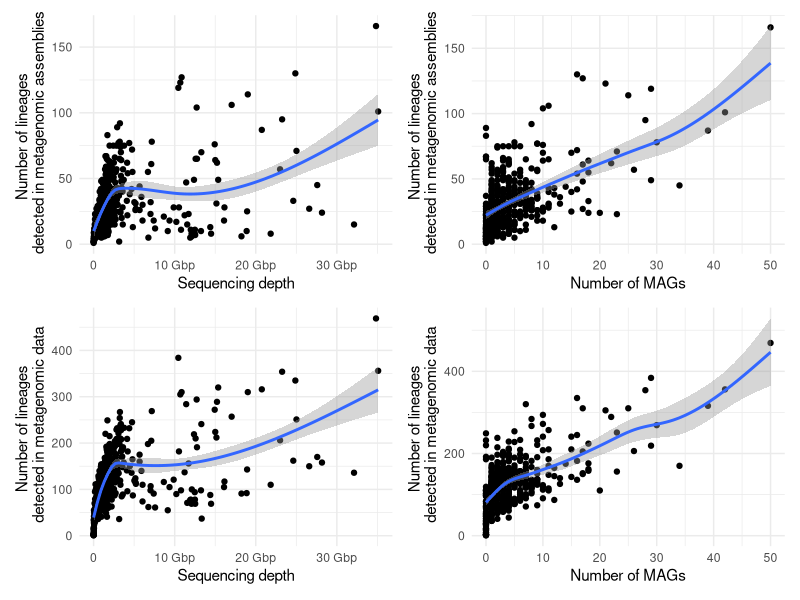
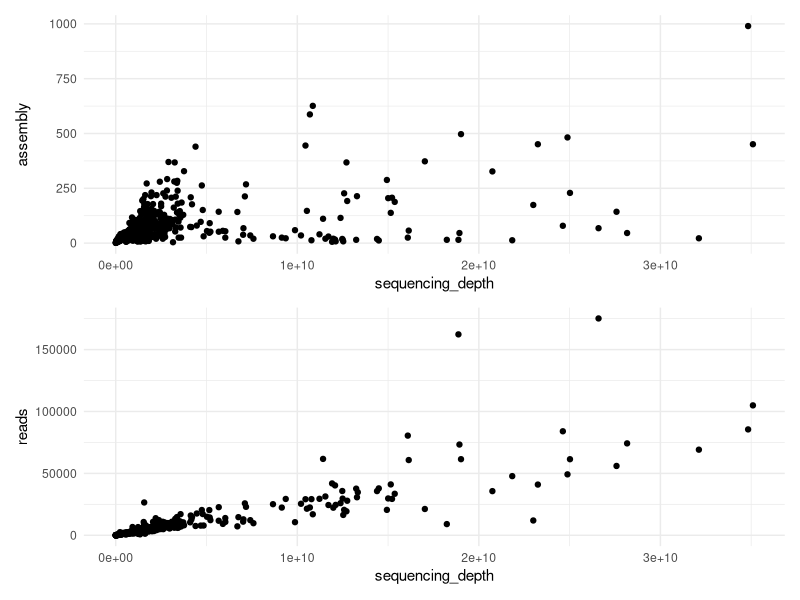
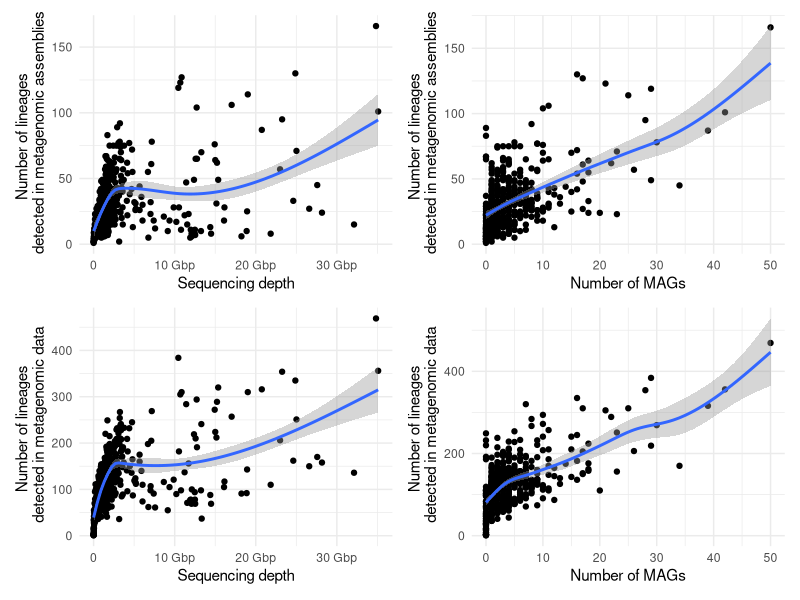

R code for these plots, in order: (Note: this script raises an error after producing the figures.)
# processing metaxa output
library(tidyverse)
library(stringr)
library(patchwork)
library(pbapply)

matrix_level5<-read.delim("analysis/03_metagenome_reanalysis/metaxa_level_5_combined.txt")
bp<-read.delim("analysis/03_metagenome_reanalysis/bp_report.txt",header=F,col.names=c("metagenome","sequencing_depth"))

#modify the matrix
matrix_level5_long<-matrix_level5 %>% pivot_longer(-Taxa,names_to="sample",values_to="abundance") %>%
  group_by(sample,Taxa) %>% summarize(abundance=sum(abundance)) %>%
  separate(sample,into=c("type","metagenome"),sep="_") %>% mutate(occurrence=ifelse(abundance>0,1,0))


#get most common lineages in assemblies and reads
occ_assembly_level5<-matrix_level5_long %>% filter(type=="assembly")  %>%
  group_by(Taxa) %>% summarize(total_occ=sum(occurrence)) %>% filter(total_occ>0) %>% arrange(desc(total_occ))

occ_reads_level5<-matrix_level5_long %>% filter(type=="reads") %>% mutate(occurrence=ifelse(abundance>0,1,0)) %>%
  group_by(Taxa) %>% summarize(total_occ=sum(occurrence))%>% filter(total_occ>0) %>% arrange(desc(total_occ))

#save the tables
write.table(occ_assembly_level5,"analysis/03_metagenome_reanalysis/occurrence_assembly_metaxa_level5.tsv",sep="\t",quote = F, row.names = F)

write.table(occ_reads_level5,"analysis/03_metagenome_reanalysis/occurrence_reads_metaxa_level5.tsv",sep="\t",quote = F, row.names = F)


#filter
matrix_level5_long_filtered<-matrix_level5_long%>% 
  filter(!grepl('Chloroplast', Taxa)) %>% filter(!grepl('Mitochondria', Taxa)) %>% #removed chloroplasts and mitochondria
  filter(!grepl('Archaea', Taxa)) #removed Archaea sequences which are usually misassigned eukaryotes


#count number of different level5 annotations
lineage_count<-matrix_level5_long_filtered %>% group_by(type,metagenome) %>% filter(abundance>0) %>%
  summarize(n=n()) %>% arrange(desc(n)) %>% pivot_wider(names_from=type,values_from=n) %>%
  left_join(bp)
  
a<-ggplot(lineage_count,aes(x=sequencing_depth,y=assembly)) +
  geom_point()+theme_minimal()+xlab("Sequencing depth")+
  scale_x_continuous(breaks=c(0,10000000000,20000000000,30000000000),labels=c("0","10 Gbp","20 Gbp","30 Gbp"))+
  ylab("Number of lineages \n detected in metagenomic assemblies")+
  geom_smooth(method='gam', formula= y~s(x,bs = "cs"))

r<-ggplot(lineage_count,aes(x=sequencing_depth,y=reads)) +
  geom_point()+theme_minimal()+xlab("Sequencing depth")+
  scale_x_continuous(breaks=c(0,10000000000,20000000000,30000000000),labels=c("0","10 Gbp","20 Gbp","30 Gbp"))+
  ylab("Number of lineages \n detected in metagenomic data")+
  geom_smooth(method='gam', formula= y~s(x,bs = "cs"))



#corresponds with the number of mags
mag_number<-read.delim("analysis/05_MAGs/tables/MAG_counts_summary.tsv")

lineage_count<-lineage_count %>% left_join(mag_number %>%select(metagenome,total))

r_m<-ggplot(lineage_count,aes(x=total,y=reads)) +xlab("Number of MAGs") +
  geom_point()+theme_minimal()+ geom_smooth(method='gam', formula= y~s(x,bs = "cs"))+
  ylab("Number of lineages \n detected in metagenomic data")

a_m<-ggplot(lineage_count,aes(x=total,y=assembly)) +xlab("Number of MAGs") +
  geom_point()+theme_minimal()+ geom_smooth(method='gam', formula= y~s(x,bs = "cs"))+
  ylab("Number of lineages \n detected in metagenomic assemblies")

(a + a_m) / (r + r_m)
ggsave("results/figures/metaxa.png",bg="white",width=10,height=6)

#on avarage, what was the ration of lineages reads/assemblies
lineage_count %>% mutate(read_ass_ratio=reads/assembly) %>% summarize(mean_ratio=mean(read_ass_ratio,na.rm=T))

#how namy lineages in assembly in total
taxa_ass<-matrix_level5_long_filtered %>% select(-metagenome) %>% filter(type=="assembly") %>%  
  filter(abundance>0) %>% select(Taxa) %>% unique()

       

###old

#count total number of rDNA per metagenome
lineage_ab<-matrix_level5_long_filtered %>% group_by(type,metagenome) %>% filter(abundance>0) %>%
  summarize(sum=sum(abundance)) %>% arrange(desc(sum)) %>% pivot_wider(names_from=type,values_from=sum) %>%
  left_join(bp)

a<-ggplot(lineage_ab,aes(x=sequencing_depth,y=assembly)) +
  geom_point()+theme_minimal()

r<-ggplot(lineage_ab,aes(x=sequencing_depth,y=reads)) +
  geom_point()+theme_minimal()
a/r


#remove duplicate: aiming for the number of families
#identify taxonomy that is contained within another entry and remove these rows
#only looked at the assemblies
matrix_level5_long_filtered2<-matrix_level5_long_filtered %>% filter(type=="assembly")

is_contained<-function(x){
  sum(str_detect(as.character(matrix_assembly$Taxa),x))>1
}

matrix_assembly<-matrix_level5_long_filtered2 %>% pivot_wider(names_from=metagenome,values_from=abundance,values_fill=0)

l<-pblapply(as.character(matrix_assembly$Taxa),is_contained)
matrix_assembly$contained<-as.vector(do.call(rbind,l))
matrix_assembly_filtered<-matrix_assembly %>% filter(contained==F) %>% select(-c(occurrence,type,contained))


lineage_number<-matrix_assembly_filtered %>% 
  pivot_longer(-Taxa,values_to="abundance",names_to="metagenome") %>%
  filter(abundance>0) %>% group_by(metagenome) %>% summarize(n=n()) %>%
  arrange(desc(n))





# split into rangs
a <- strsplit(as.character(matrix_level5_long_filtered2$Taxa), ";")
lens <- vapply(a, length, integer(1L)) # or lengths(a) in R 3.2
longdf <- df[rep(seq_along(a), lens),]
longdf$string <- unlist(a)

















is_contained<-function(x){
  sum(str_detect(as.character(matrix_level5_long_filtered$Taxa),x))>1
}

l<-pblapply(as.character(matrix_level5_long_filtered2$Taxa),is_contained)
matrix_level5_long_filtered2$contained<-as.vector(do.call(rbind,l))






#make a heatmap

ggplot(matrix_level5_long%>% filter(type=="reads"), aes(Taxa, metagenome, fill= occurrence)) + 
  geom_tile()




#filter
matrix_level5_2<-matrix_level5%>% distinct() %>% #removed duplicates
  filter(!grepl('Chloroplast', V2)) %>% filter(!grepl('Mitochondria', V2)) %>% #removed chloroplasts and mitochondria
  filter(!grepl('Archaea', V2)) #removed Archaea sequences which are usually misassigned eukaryotes

#identify taxonomy that is contained within another entry and remove these rows
is_contained<-function(x){
sum(str_detect(metaxa$V2,x))>1
}

l<-lapply(metaxa$V2,is_contained)
metaxa$contained<-as.vector(do.call(rbind,l))

metaxa<-metaxa %>% filter(contained==F)

# split into rangs
a <- strsplit(metaxa$V2, ";")
lens <- vapply(a, length, integer(1L)) # or lengths(a) in R 3.2
longdf <- df[rep(seq_along(a), lens),]
longdf$string <- unlist(a)
